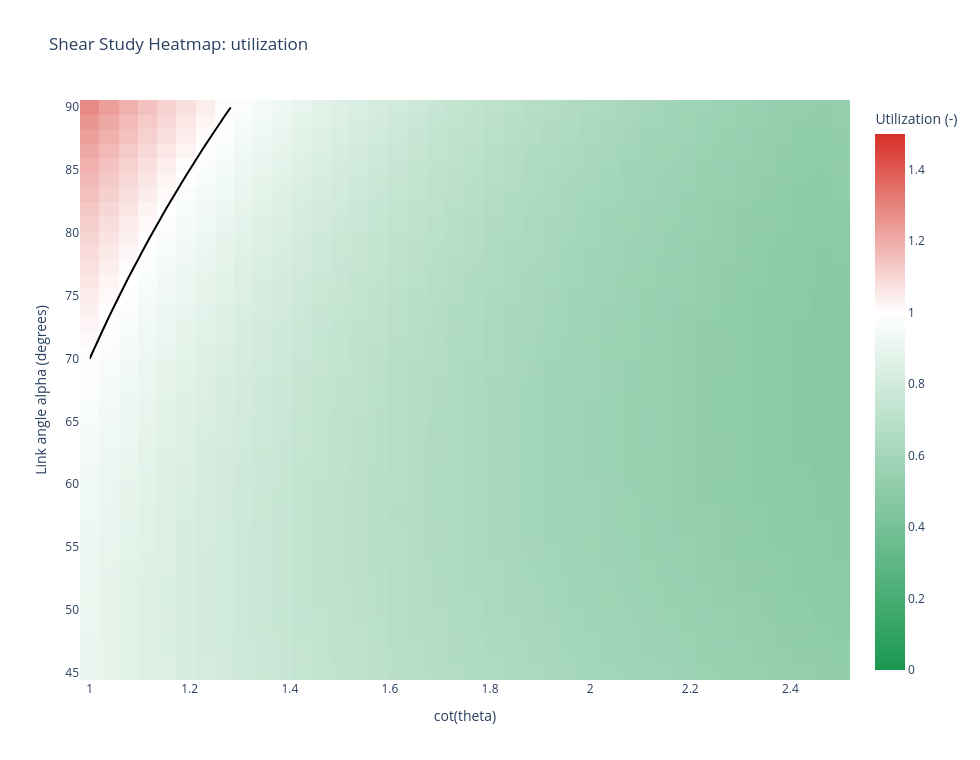

Notebook code cell kept with this figure:
### Markdown cell above
## 7. Cot(theta) vs Link Angle Heatmap

Visual overview of utilization over the cot(theta)-alpha domain.

### Code cell
fig_heatmap = check.plot_cot_theta_link_angle_heatmap(
    load_case=load_case,
    metric="utilization",
    n_cot=40,
    n_angles=40,
    show=False,
)
fig_heatmap

### Figure 1 — Plotly figure (JSON) as saved in the notebook; plotly's stock layout.template omitted (floating-point values rounded to 4 significant figures; data arrays with more than 128 entries replaced by an {"elided": "..."} marker saying what was removed)
{"data": [{"colorbar": {"title": {"text": "Utilization (-)"}}, "colorscale": [[0, "#1a9850"], [0.6667, "#ffffff"], [1, "#d73027"]], "hovertemplate": "cot(theta): %{x:.3f}<br>alpha: %{y:.1f}°<br>utilization: %{z:.3f}<extra></extra>", "name": "utilization", "type": "heatmap", "x": [1.0, 1.038, 1.077, 1.115, 1.154, 1.192, 1.231, 1.269, 1.308, 1.346, 1.385, 1.423, 1.462, 1.5, 1.538, 1.577, 1.615, 1.654, 1.692, 1.731, 1.769, 1.808, 1.846, 1.885, 1.923, 1.962, 2.0, 2.038, 2.077, 2.115, 2.154, 2.192, 2.231, 2.269, 2.308, 2.346, 2.385, 2.423, 2.462, 2.5], "y": [45.0, 46.15, 47.31, 48.46, 49.62, 50.77, 51.92, 53.08, 54.23, 55.38, 56.54, 57.69, 58.85, 60.0, 61.15, 62.31, 63.46, 64.62, 65.77, 66.92, 68.08, 69.23, 70.38, 71.54, 72.69, 73.85, 75.0, 76.15, 77.31, 78.46, 79.62, 80.77, 81.92, 83.08, 84.23, 85.38, 86.54, 87.69, 88.85, 90.0], "z": {"elided": "40x40 float values"}, "zmax": 1.5, "zmin": 0}, {"contours": {"coloring": "none", "end": 1, "size": 1, "start": 1}, "hoverinfo": "skip", "line": {"color": "black", "width": 2}, "name": "Utilization = 1.0", "showscale": false, "type": "contour", "x": [1.0, 1.038, 1.077, 1.115, 1.154, 1.192, 1.231, 1.269, 1.308, 1.346, 1.385, 1.423, 1.462, 1.5, 1.538, 1.577, 1.615, 1.654, 1.692, 1.731, 1.769, 1.808, 1.846, 1.885, 1.923, 1.962, 2.0, 2.038, 2.077, 2.115, 2.154, 2.192, 2.231, 2.269, 2.308, 2.346, 2.385, 2.423, 2.462, 2.5], "y": [45.0, 46.15, 47.31, 48.46, 49.62, 50.77, 51.92, 53.08, 54.23, 55.38, 56.54, 57.69, 58.85, 60.0, 61.15, 62.31, 63.46, 64.62, 65.77, 66.92, 68.08, 69.23, 70.38, 71.54, 72.69, 73.85, 75.0, 76.15, 77.31, 78.46, 79.62, 80.77, 81.92, 83.08, 84.23, 85.38, 86.54, 87.69, 88.85, 90.0], "z": {"elided": "40x40 float values"}}], "layout": {"height": 760, "title": {"text": "Shear Study Heatmap: utilization"}, "width": 980, "xaxis": {"title": {"text": "cot(theta)"}}, "yaxis": {"title": {"text": "Link angle alpha (degrees)"}}}}
